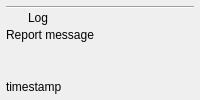
<?xml version="1.0" encoding="UTF-8"?>
<ui version="4.0">
 <class>AZ::SceneAPI::UI::ReportCard</class>
 <widget class="QWidget" name="AZ::SceneAPI::UI::ReportCard">
  <property name="sizePolicy">
   <sizepolicy hsizetype="Expanding" vsizetype="Preferred">
    <horstretch>0</horstretch>
    <verstretch>0</verstretch>
   </sizepolicy>
  </property>
  <property name="minimumSize">
   <size>
    <width>150</width>
    <height>66</height>
   </size>
  </property>
  <layout class="QVBoxLayout" name="verticalLayout">
   <property name="spacing">
    <number>0</number>
   </property>
   <property name="leftMargin">
    <number>6</number>
   </property>
   <property name="topMargin">
    <number>6</number>
   </property>
   <property name="rightMargin">
    <number>6</number>
   </property>
   <property name="bottomMargin">
    <number>6</number>
   </property>
   <item>
    <widget class="Line" name="m_topLine">
     <property name="sizePolicy">
      <sizepolicy hsizetype="Expanding" vsizetype="Fixed">
       <horstretch>0</horstretch>
       <verstretch>0</verstretch>
      </sizepolicy>
     </property>
     <property name="styleSheet">
      <string notr="true">color: rgb(109, 112, 113);</string>
     </property>
     <property name="orientation">
      <enum>Qt::Horizontal</enum>
     </property>
    </widget>
   </item>
   <item>
    <widget class="QWidget" name="m_severity" native="true">
     <property name="sizePolicy">
      <sizepolicy hsizetype="Expanding" vsizetype="Fixed">
       <horstretch>0</horstretch>
       <verstretch>0</verstretch>
      </sizepolicy>
     </property>
     <layout class="QHBoxLayout" name="horizontalLayout">
      <property name="spacing">
       <number>3</number>
      </property>
      <property name="leftMargin">
       <number>0</number>
      </property>
      <property name="topMargin">
       <number>0</number>
      </property>
      <property name="rightMargin">
       <number>0</number>
      </property>
      <property name="bottomMargin">
       <number>0</number>
      </property>
      <item>
       <widget class="QLabel" name="m_icon">
        <property name="sizePolicy">
         <sizepolicy hsizetype="Fixed" vsizetype="Fixed">
          <horstretch>0</horstretch>
          <verstretch>0</verstretch>
         </sizepolicy>
        </property>
        <property name="minimumSize">
         <size>
          <width>19</width>
          <height>19</height>
         </size>
        </property>
        <property name="maximumSize">
         <size>
          <width>19</width>
          <height>19</height>
         </size>
        </property>
        <property name="baseSize">
         <size>
          <width>19</width>
          <height>19</height>
         </size>
        </property>
        <property name="text">
         <string/>
        </property>
       </widget>
      </item>
      <item>
       <widget class="QLabel" name="m_severityLabel">
        <property name="sizePolicy">
         <sizepolicy hsizetype="Expanding" vsizetype="Fixed">
          <horstretch>0</horstretch>
          <verstretch>0</verstretch>
         </sizepolicy>
        </property>
        <property name="text">
         <string>Log</string>
        </property>
        <property name="textInteractionFlags">
         <set>Qt::NoTextInteraction</set>
        </property>
       </widget>
      </item>
     </layout>
    </widget>
   </item>
   <item>
    <widget class="QLabel" name="m_messageLabel">
     <property name="sizePolicy">
      <sizepolicy hsizetype="Expanding" vsizetype="Fixed">
       <horstretch>0</horstretch>
       <verstretch>0</verstretch>
      </sizepolicy>
     </property>
     <property name="text">
      <string>Report message</string>
     </property>
     <property name="alignment">
      <set>Qt::AlignLeading|Qt::AlignLeft|Qt::AlignTop</set>
     </property>
     <property name="wordWrap">
      <bool>true</bool>
     </property>
     <property name="textInteractionFlags">
      <set>Qt::LinksAccessibleByMouse|Qt::TextSelectableByKeyboard|Qt::TextSelectableByMouse</set>
     </property>
    </widget>
   </item>
   <item>
    <widget class="QWidget" name="m_contextArea" native="true">
     <property name="sizePolicy">
      <sizepolicy hsizetype="Expanding" vsizetype="Preferred">
       <horstretch>0</horstretch>
       <verstretch>0</verstretch>
      </sizepolicy>
     </property>
     <layout class="QGridLayout" name="m_context">
      <property name="horizontalSpacing">
       <number>0</number>
      </property>
      <property name="verticalSpacing">
       <number>3</number>
      </property>
     </layout>
    </widget>
   </item>
   <item>
    <widget class="QLabel" name="m_timeStamp">
     <property name="sizePolicy">
      <sizepolicy hsizetype="Expanding" vsizetype="Fixed">
       <horstretch>0</horstretch>
       <verstretch>0</verstretch>
      </sizepolicy>
     </property>
     <property name="text">
      <string>timestamp</string>
     </property>
    </widget>
   </item>
  </layout>
 </widget>
 <resources/>
 <connections/>
</ui>
